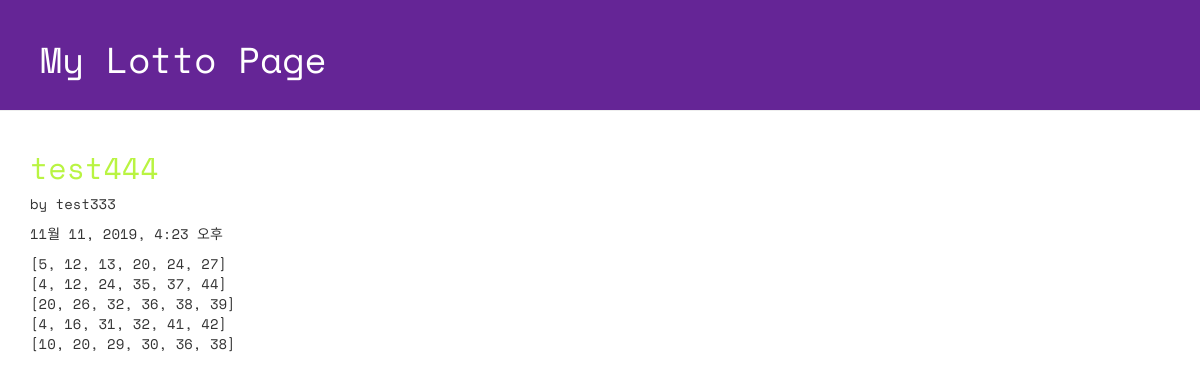
Page /lotto/3/detail on the committed database.
### lotto/models.py (models this page shows, shortened)
class GuessNumbers(models.Model):
    name = models.CharField(max_length=24)
    text = models.CharField(max_length=255) # 로또 번호 리스트에 대한 설명
    lottos = models.CharField(max_length=255,
        default='[1, 2, 3, 4, 5, 6]') # 로또 번호들이 담길 str
    num_lotto = models.IntegerField(default=5) # 6개 번호 set의 갯수
    update_date = models.DateTimeField()

### lotto/views.py (the view)
# urls.py: path('lotto/<int:lottokey>/detail', views.detail, name='detail'), # 상세아이템에 식별자 적어줘야 함(primary key)
def detail(request, lottokey):
    lotto = GuessNumbers.objects.get(pk=lottokey)
    return render(request, 'lotto/detail.html', {'lotto':lotto})

### lotto/templates/lotto/detail.html (shortened to what this page needs)
<!DOCTYPE html>
{% load staticfiles %}
<html lang="ko">
<head>
  <link rel="stylesheet" href="//maxcdn.bootstrapcdn.com/bootstrap/3.2.0/css/bootstrap.min.css">
  <link rel="stylesheet" href="//maxcdn.bootstrapcdn.com/bootstrap/3.2.0/css/bootstrap-theme.min.css">
  <link rel="stylesheet" href="{% static 'css/lotto.css'%}">
</head>
<body>
  <div class="page-header">
  <h1>My Lotto Page</h1>
  </div>
  <div class="container lotto">
    <h2>{{ lotto.text }}</h2>
    <p> by {{ lotto.name }}</p>
    <p> {{ lotto.update_date }}</p>
    <p> {{ lotto.lottos | linebreaksbr }}</p>
  </div>
</body>
</html>

### lotto/static/css/lotto.css (style rules this page uses)
.page-header { background-color: #652596; margin-top: 0; padding: 20px 20px 20px 40px; font-family: 'Space Mono', monospace; }
.page-header h1 { color: #FFFFFF; }
.container { font-family: 'Space Mono', monospace; }
.container h2 { color: #b9f442; }

### rows in the picture
GuessNumbers: text "test444", name "test333", update_date "11월 11, 2019, 4:23 오후", lottos "[5, 12, 13, 20, 24, 27] [4, 12, 24, 35, 37, 44] [20, 26, 32, 36, 38, 39] [4, 16, 31, 32, 41, 42] [10, 20, 29, 30, 36, 38]"
